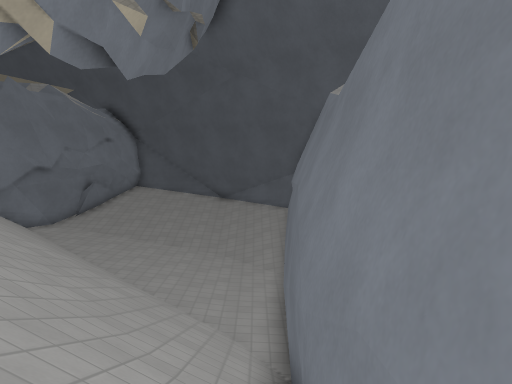
view 1 (above)

12 first-person views from a walk through a 3-D level made in the Godot game engine. The camera is 1.3 m above the floor, tilts 8° down and sees 70° across. The floor is counted in squares, 1 m on a side. Each view is taken from the middle of a square. On the plan, view 1 faces up. The plan holds only what a view shows up to about 15 squares ahead; the rest is blank. The place goes on beyond the plan. Surface patterns are stand-ins for the level's own textures.

view 2
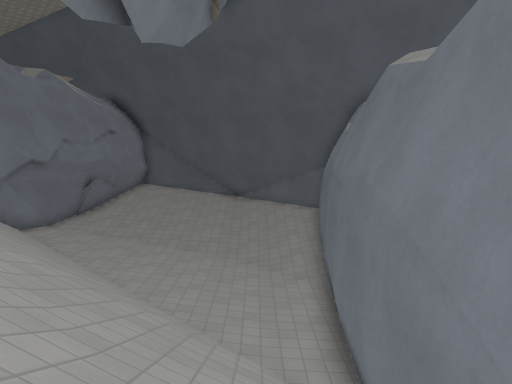

view 3
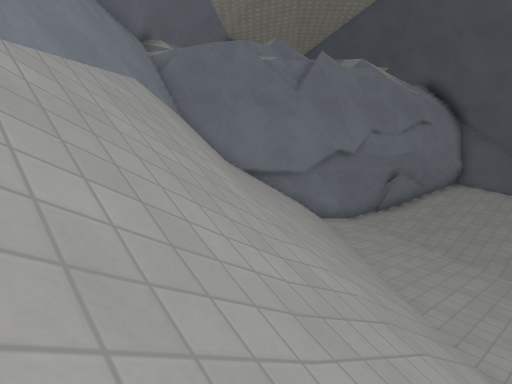

view 4
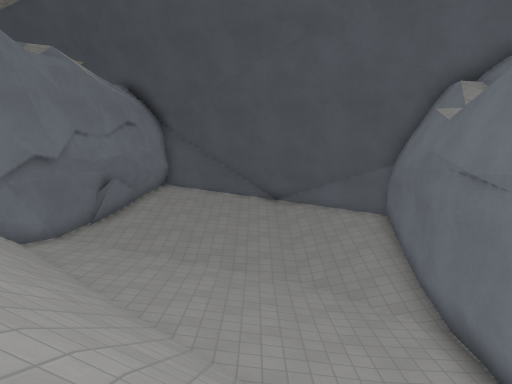

view 5
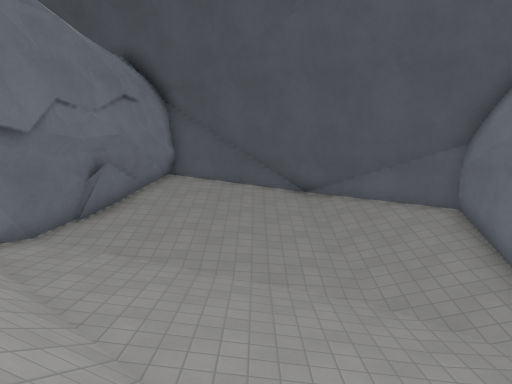

view 6
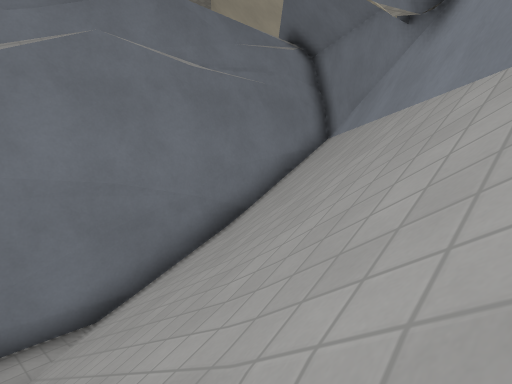

view 7
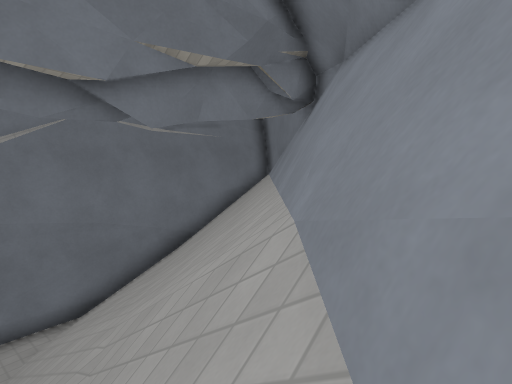

view 8
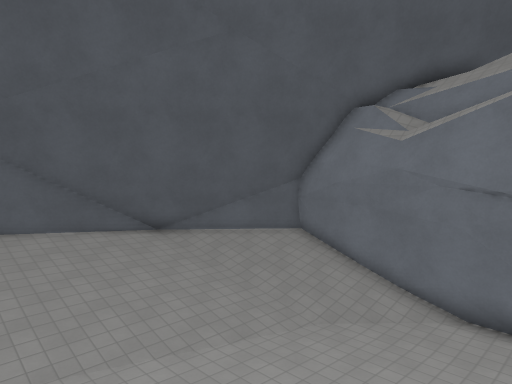

view 9
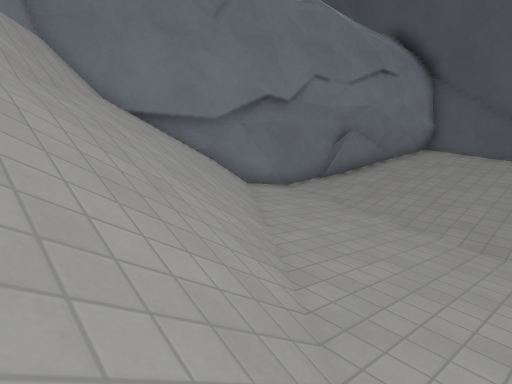

view 10
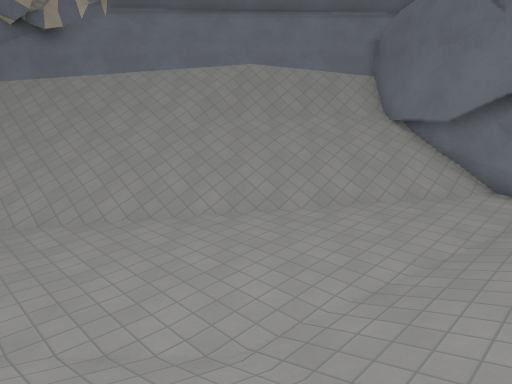

view 11
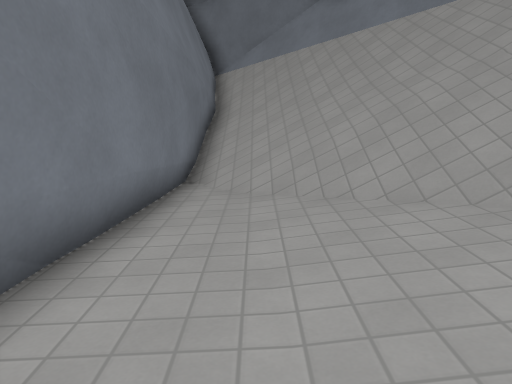

view 12
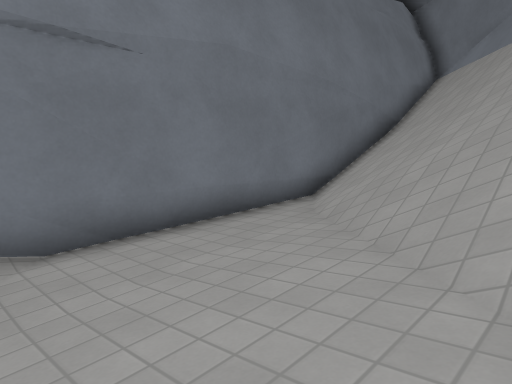

### Floor plan
Key: @ floor where view 1 was taken; # wall or solid block; . main floor; : floor 0.25 m higher than the main floor; - floor 0.25 m lower than the main floor; + floor 0.5 m higher than the main floor; _ floor 0.5 m lower than the main floor; * floor 0.75 m higher than the main floor; % floor 1 m higher than the main floor; & floor 1.25 m higher than the main floor; / step, stairs or slope.
Columns run from 13 left of view 1 to 2 right of it. Each row starts with its distance up from view 1.
 23      ######
 22      #&%%%###
 21     ##%%**++##
 20     #***++++/###
 19     #+++++::///#
 18    ##++:::..///#
 17    #:::....-///#
 16    #+:..---_///#
 15   ##/::..-__///#
 14   #///:..--___/#
 13  ##////:..-___##
 12 ##//////..--__#
 11 #////////..-__#
 10 ##/////////--_#
  9  ##/////////--#
  8   ##/////////-#
  7   ###/////////#
  6    ###////////#
  5      ##///////#
  4       ##//////#
  3        ##/////#
  2         ##////#
  1          ##///#
  0           ##/@#
 -1            ##/#
 -2             ###

Where each view was taken, in squares from view 1:
view 1: 0 up, 0 right, facing up
view 2: 2 up, 1 left, facing up
view 3: 4 up, 2 left, facing up-left
view 4: 5 up, 3 left, facing up
view 5: 8 up, 4 left, facing up
view 6: 9 up, 7 left, facing down-right
view 7: 10 up, 11 left, facing down-right
view 8: 10 up, 9 left, facing up-right
view 9: 8 up, 2 left, facing up-left
view 10: 18 up, 1 right, facing down-left
view 11: 15 up, 1 left, facing down
view 12: 14 up, 5 left, facing down-right
